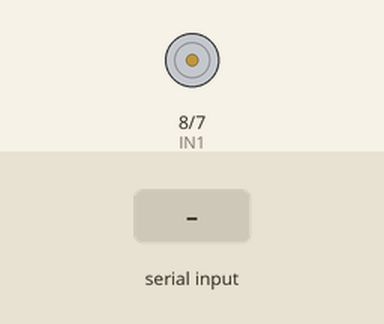
A sketch run on a simulated Arduino Uno, built with avr-gcc and run on an emulated ATmega328P. On the bench: motor-driver pin pairs drawn as motors (green arrow = first pin HIGH = forward, orange = second pin HIGH = backward, longer = more drive, scaled by the enable pin). The test bench sets the inputs (shaded band).

Above: at 1.2 s.
1.3 s: "1\n" received over Serial
At 1.7 s:
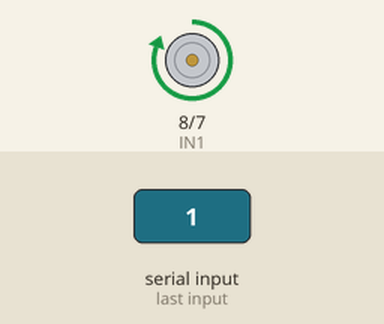
At 8.7 s:
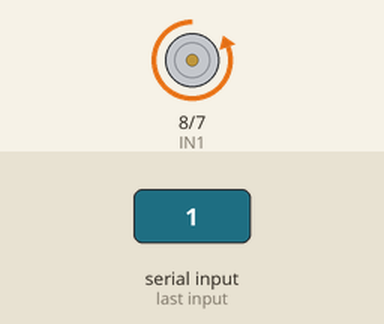
Timing chart, 0 to 14.8 s (numbered marks = the images above; inputs shaded):
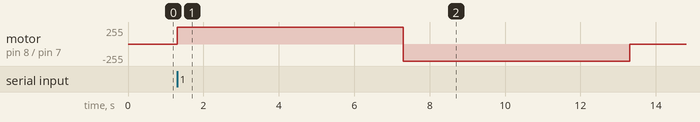

The sketch:

trashCan.ino
```cpp
int ENA = 9;
int IN1 = 8;
int IN2 = 7;
int receiveVal = 20;
int x = 1;


void setup() {
  // put your setup code here, to run once:
  Serial.begin(9600);
  pinMode (IN1, OUTPUT);
  pinMode (IN2, OUTPUT);
  pinMode (ENA, OUTPUT);
}

void loop() {
  // put your main code here, to run repeatedly

  if(Serial.available() > 0){
  receiveVal = Serial.parseInt();
  }

  if (receiveVal == 0){ //Trash
//    analogWrite(ENA,255);
//    digitalWrite(IN1, LOW);
//    digitalWrite(IN2, HIGH);
//    delay(3000);
//    analogWrite(ENA,0);
//    receiveVal = 20;
  }
  else if (receiveVal == 1){ //Recycle
    analogWrite(ENA,255);
    digitalWrite(IN1, HIGH);
    digitalWrite(IN2, LOW);
    delay(6000);
    digitalWrite(IN1, LOW);
    digitalWrite(IN2, HIGH);
    delay(6000);
    analogWrite(ENA,0);
    receiveVal = 20;
  }

}
```

Measured:
- after the input at 1.3 s, motor on pin 8 (IN1) / pin 7 (IN2): stopped → forward 255/255 at once, → backward 255/255 6.0 s later, → stopped 6.0 s later
